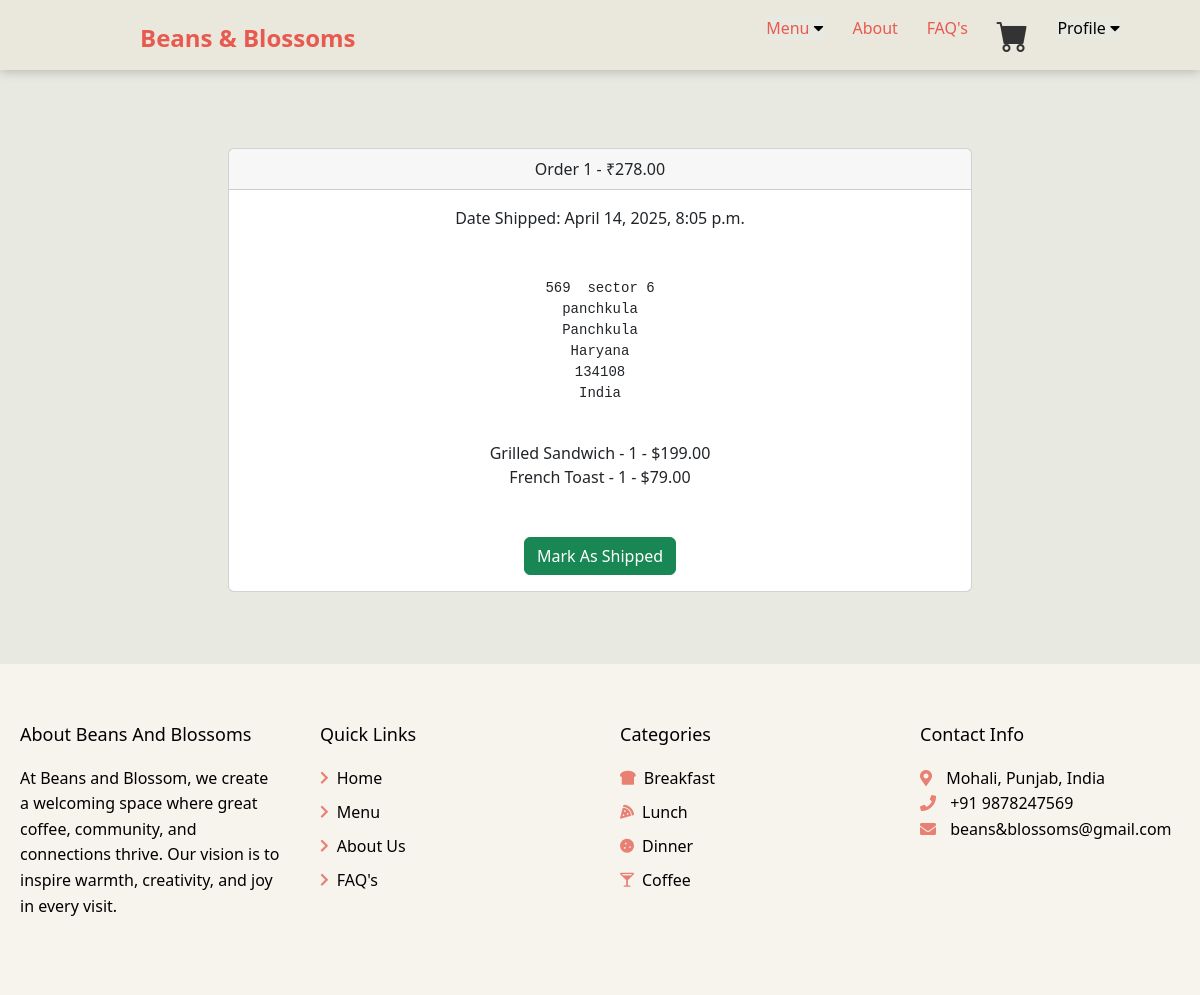
Before: /cart/orders/1 (signed in) with the older database file.
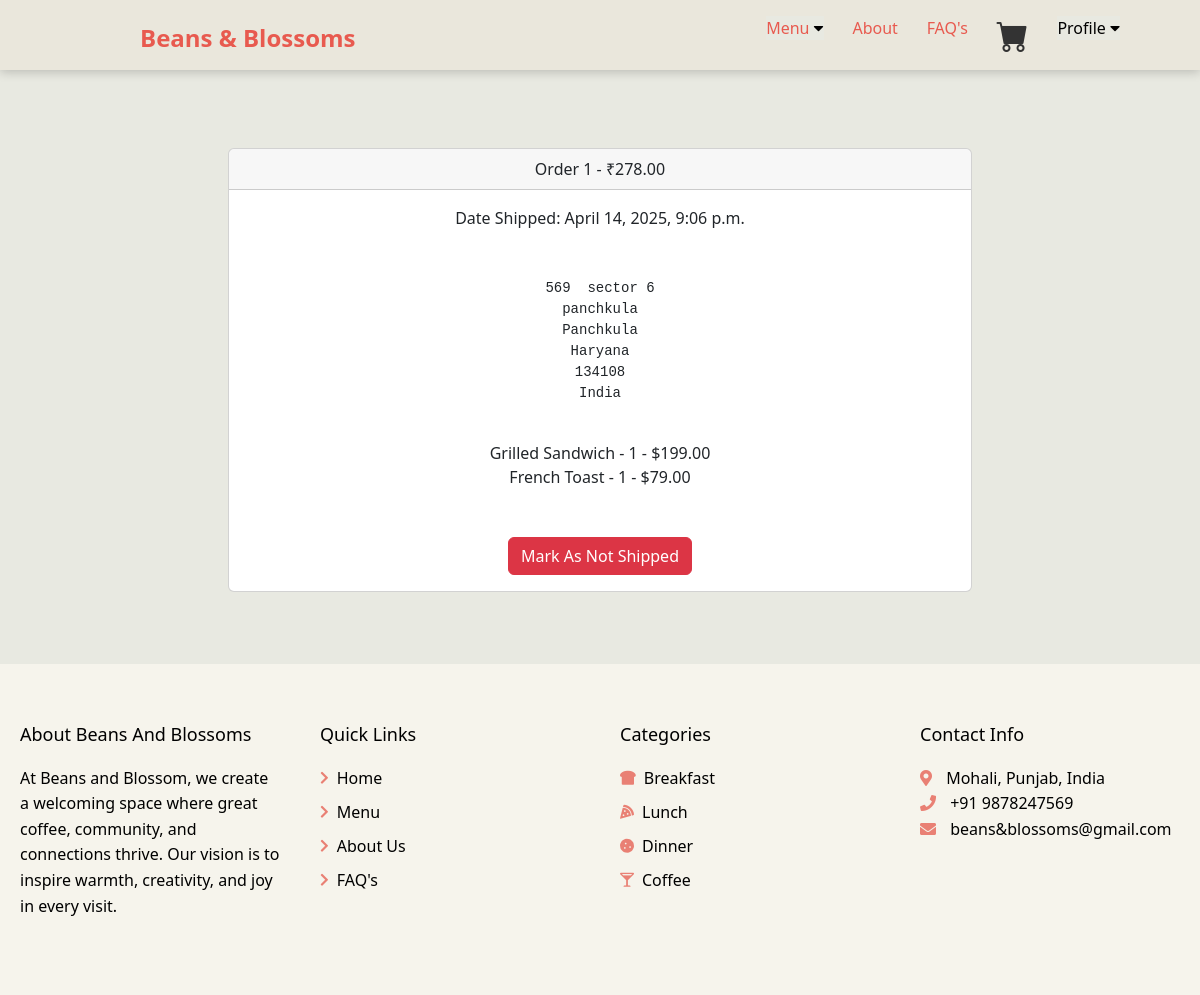
After: the same page with the newer database file.
### cart/models.py (models this page shows, shortened)
class Order(models.Model):
	user = models.ForeignKey(User, on_delete=models.CASCADE, null=True, blank=True)
	full_name = models.CharField(max_length=250)
	email = models.EmailField(max_length=250)
	shipping_address = models.TextField(max_length=15000)
	amount_paid = models.DecimalField(max_digits=7, decimal_places=2)
	date_ordered = models.DateTimeField(auto_now_add=True)
	shipped = models.BooleanField(default=False)
	date_shipped = models.DateTimeField(blank=True, null=True)

### cart/views.py (the view, shortened to what this page needs)
# urls.py: path('orders/<int:pk>', views.orders, name='orders'),
def orders(request, pk):
	if request.user.is_authenticated and request.user.is_superuser:
		order = Order.objects.get(id=pk)
		items = OrderItem.objects.filter(order=pk)
		return render(request, 'orders.html', {"order":order, "items":items})
	else:
		messages.success(request, "Access Denied")
		return redirect('home')

### cart/context_processors.py (called while the page is built)
def cart(request):
    return {'cart': Cart(request)}

### main/models.py (called while the page is built)
    def __str__(self):
        return self.name

### cart/templates/orders.html (shortened to what this page needs)
{% extends 'base.html' %}
{% block content %}
<section style="margin-top: 100px;">
        <div class="container">
        	<div class="row">
        		<center>
        			<div class="col-8">
        				<br/><br/>
<div class="card">
  <div class="card-header">
    Order {{ order.id}} - ₹{{order.amount_paid}}
  </div>
  <div class="card-body">
    {% if order.date_shipped %}
      Date Shipped: {{ order.date_shipped}}
    {% else %}
     Date Ordered: {{ order.date_ordered}}
    {% endif %}
    <br/><br/>
    {{ order.full_name }}<br/>
    <pre>{{ order.shipping_address }}
    </pre>
    {% for item in items %}
      {{ item.product }} - {{ item.quantity }} - ${{ item.price }}<br/>
    {% endfor %}
    <br/><br/>
    {% if not order.shipped %}
    <form method="POST">
      <button type="Submit" class="btn btn-success">Mark As Shipped</button>
    {% else %}
    <form method="POST">
      <button type="Submit" class="btn btn-danger">Mark As Not Shipped</button>
    {% endif %}
  </div>
</div>
<br/>
<br/><br/>
        			</div>
        		</center>
        	</div>
        </div>
</section>
{% endblock %}

Changed rows visible on the page:
changed Order "569 sector 6 panchkula Panchkula Haryana 134108 India": date_shipped "April 14, 2025, 8:05 p.m." → "April 14, 2025, 9:06 p.m."; shipped False → True (drawn)
Other visible differences:
text no longer shown: "Mark As Shipped"
text now shown: "Mark As Not Shipped"
